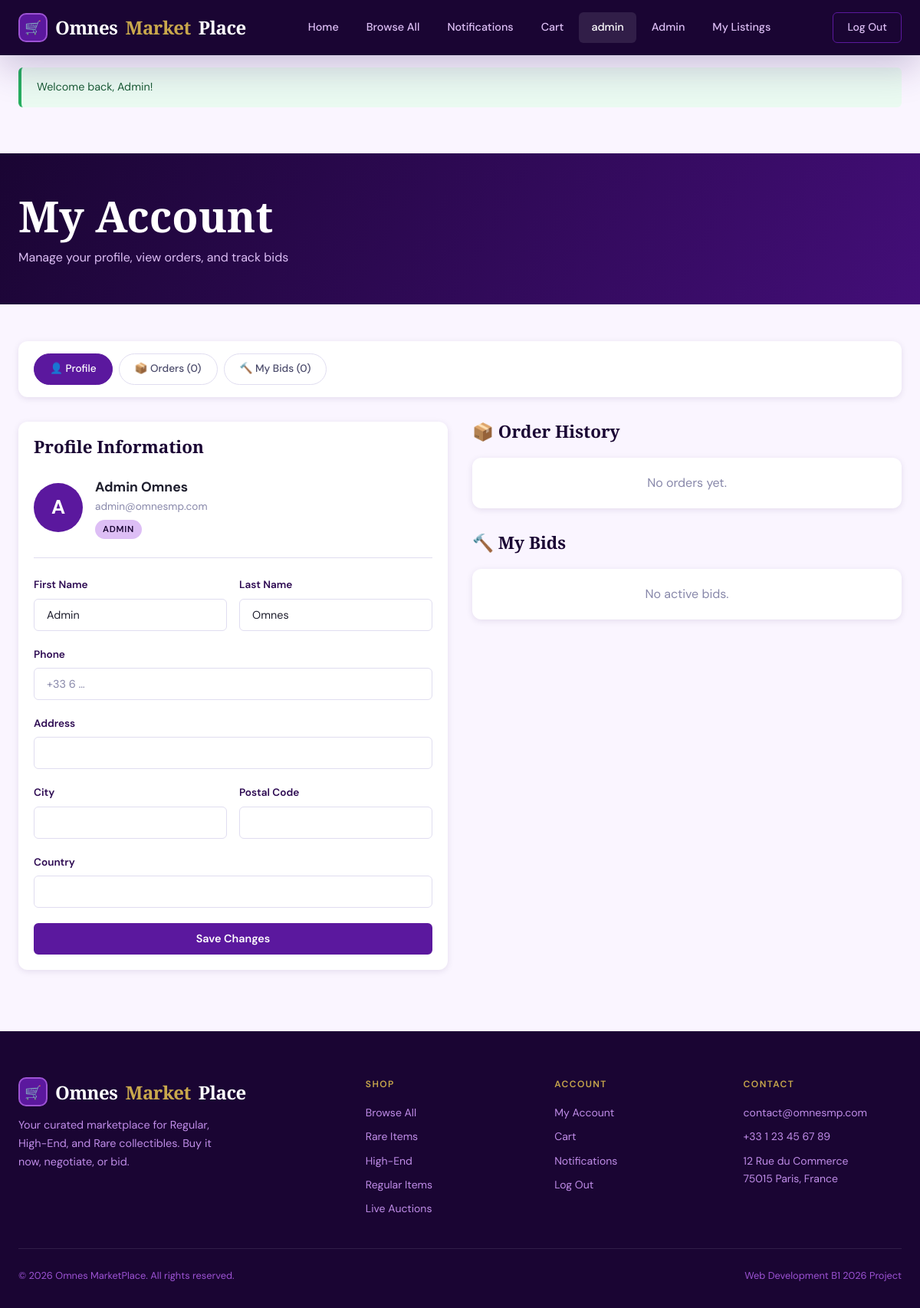
The app's page /account.php (signed in) with its own data.
### tables this page shows
CREATE TABLE IF NOT EXISTS users (
    id            INT AUTO_INCREMENT PRIMARY KEY,
    username      VARCHAR(60)  NOT NULL UNIQUE,
    email         VARCHAR(120) NOT NULL UNIQUE,
    password_hash VARCHAR(255) NOT NULL,
    role          ENUM('admin','seller','buyer') NOT NULL DEFAULT 'buyer',
    first_name    VARCHAR(60),
    last_name     VARCHAR(60),
    phone         VARCHAR(30),
    address_line1 VARCHAR(150),
    address_line2 VARCHAR(150),
    city          VARCHAR(80),
    postal_code   VARCHAR(20),
    country       VARCHAR(80),
    profile_photo VARCHAR(255),
    created_at    TIMESTAMP DEFAULT CURRENT_TIMESTAMP
);

### account.php (the view, shortened to what this page needs)
<?php
require_once 'includes/db.php';
$stmt = $conn->prepare("SELECT * FROM users WHERE id = ?");
$stmt->bind_param('i', $_SESSION['user_id']);
$stmt->execute();
$user = $stmt->get_result()->fetch_assoc();
$stmt2 = $conn->prepare(
    "SELECT o.*, p.name, p.image, p.category
     FROM orders o
     JOIN products p ON o.product_id = p.id
     WHERE o.buyer_id = ?
     ORDER BY o.ordered_at DESC"
);
$stmt2->bind_param('i', $_SESSION['user_id']);
$stmt2->execute();
$orders = $stmt2->get_result()->fetch_all(MYSQLI_ASSOC);
$stmt3 = $conn->prepare(
    "SELECT b.*, p.name, p.price, p.auction_end, p.is_sold
     FROM bids b
     JOIN products p ON b.product_id = p.id
     WHERE b.bidder_id = ?
     ORDER BY b.placed_at DESC
     LIMIT 10"
);
$stmt3->bind_param('i', $_SESSION['user_id']);
$stmt3->execute();
$bids = $stmt3->get_result()->fetch_all(MYSQLI_ASSOC);
require_once 'templates/header.php';
?>
<div class="page-banner">
    <div class="container">
        <h1>My Account</h1>
        <p>Manage your profile, view orders, and track bids</p>
    </div>
</div>
<div class="container">
    <div class="filter-bar" style="margin-bottom:32px;">
        <a href="#profile"  class="filter-btn active">👤 Profile</a>
        <a href="#orders"   class="filter-btn">📦 Orders (<?php echo count($orders); ?>)</a>
        <a href="#bids"     class="filter-btn">🔨 My Bids (<?php echo count($bids); ?>)</a>
    </div>
    <div style="display:grid;grid-template-columns:1fr 1fr;gap:32px;align-items:start;">
        <section id="profile">
            <div class="card card-body">
                <h3 style="margin-bottom:24px;">Profile Information</h3>
                <div style="display:flex;align-items:center;gap:16px;margin-bottom:24px;padding-bottom:24px;border-bottom:1px solid var(--gray-200);">
                    <div style="width:64px;height:64px;border-radius:50%;background:var(--purple-600);display:flex;align-items:center;justify-content:center;font-size:1.6rem;color:var(--white);font-weight:700;">
                        <?php echo strtoupper(substr($user['username'], 0, 1)); ?>
                    </div>
                    <div>
                        <div style="font-weight:700;font-size:1.1rem;"><?php echo htmlspecialchars($user['first_name'] . ' ' . $user['last_name']); ?></div>
                        <div class="text-muted text-small"><?php echo htmlspecialchars($user['email']); ?></div>
                        <div style="margin-top:4px;">
                            <span class="badge badge-high-end"><?php echo ucfirst($user['role']); ?></span>
                        </div>
                    </div>
                </div>
                <form method="POST" novalidate>
                    <div class="form-row">
                        <div class="form-group">
                            <label class="form-label">First Name</label>
                            <input type="text" name="first_name" class="form-control"
                                   value="<?php echo htmlspecialchars($user['first_name'] ?? ''); ?>">
                        </div>
                        <div class="form-group">
                            <label class="form-label">Last Name</label>
                            <input type="text" name="last_name" class="form-control"
                                   value="<?php echo htmlspecialchars($user['last_name'] ?? ''); ?>">
                        </div>
                    </div>
                    <div class="form-group">
                        <label class="form-label">Phone</label>
                        <input type="tel" name="phone" class="form-control"
                               value="<?php echo htmlspecialchars($user['phone'] ?? ''); ?>"
                               placeholder="+33 6 …">
                    </div>
                    <div class="form-group">
                        <label class="form-label">Address</label>
                        <input type="text" name="address_line1" class="form-control"
                               value="<?php echo htmlspecialchars($user['address_line1'] ?? ''); ?>">
                    </div>
                    <div class="form-row">
                        <div class="form-group">
                            <label class="form-label">City</label>
                            <input type="text" name="city" class="form-control"
                                   value="<?php echo htmlspecialchars($user['city'] ?? ''); ?>">
                        </div>
                        <div class="form-group">
                            <label class="form-label">Postal Code</label>
                            <input type="text" name="postal_code" class="form-control"
                                   value="<?php echo htmlspecialchars($user['postal_code'] ?? ''); ?>">
                        </div>
                    </div>
                    <div class="form-group">
                        <label class="form-label">Country</label>
                        <input type="text" name="country" class="form-control"
                               value="<?php echo htmlspecialchars($user['country'] ?? ''); ?>">
                    </div>
                    <button type="submit" class="btn btn-primary btn-full">Save Changes</button>
                </form>
            </div>
        </section>
        <div>
            <section id="orders" style="margin-bottom:32px;">
                <h3 style="margin-bottom:20px;">📦 Order History</h3>
                <?php if (empty($orders)): ?>
                    <div class="card card-body text-center text-muted">No orders yet.</div>
                <?php endif; ?>
            </section>
            <section id="bids">
                <h3 style="margin-bottom:20px;">🔨 My Bids</h3>
                <?php if (empty($bids)): ?>
                    <div class="card card-body text-center text-muted">No active bids.</div>
                <?php endif; ?>
            </section>
        </div>
    </div>
</div>
<?php require_once 'templates/footer.php'; ?>

### assets/styles/main.css (style rules this page uses)
:root { --purple-900: #1a0533; --purple-800: #2d0a52; --purple-700: #430e78; --purple-600: #5b189e; --purple-500: #7b2fbe; --purple-400: #9d53d4; --purple-300: #c08de8; --purple-200: #ddbef5; --purple-100: #f1e3fc; --purple-50: #faf5ff; --lavender: #9f85c8; --gold: #c9a84c; --gold-light: #e8d5a0; --cream: #fdf8f0; --white: #ffffff; --gray-800: #1f1f2e; --gray-600: #4a4a6a; --gray-400: #8888aa; --gray-200: #e0ddf0; --gray-100: #f4f2fb; --danger: #e74c3c; --success: #27ae60; --warning: #f39c12; --info: #2980b9; --font-display: 'Playfair Display', Georgia, serif; --font-body: 'DM Sans', sans-serif; --radius-sm: 6px; --radius-md: 12px; --radius-lg: 20px; --radius-xl: 32px; --shadow-sm: 0 2px 8px rgba(43,11,90,0.10); --shadow-md: 0 6px 24px rgba(43,11,90,0.15); --shadow-lg: 0 16px 48px rgba(43,11,90,0.22); --transition: 0.25s ease; --nav-height: 72px; }
*, *::before, *::after { box-sizing: border-box; margin: 0; padding: 0; }
html { scroll-behavior: smooth; }
body { font-family: var(--font-body); background-color: var(--purple-50); color: var(--gray-800); line-height: 1.65; min-height: 100vh; display: flex; flex-direction: column; }
a { color: var(--purple-600); text-decoration: none; transition: color var(--transition); }
h1, h2, h3, h4, h5, h6 { font-family: var(--font-display); line-height: 1.2; color: var(--purple-900); }
h1 { font-size: clamp(2rem, 5vw, 3.5rem); }
h3 { font-size: 1.4rem; }
p { margin-bottom: 0.75rem; }
p:last-child { margin-bottom: 0; }
.container { width: 100%; max-width: 1280px; margin: 0 auto; padding: 0 24px; }
.btn { display: inline-flex; align-items: center; justify-content: center; gap: 8px; font-family: var(--font-body); font-weight: 600; font-size: 0.9rem; padding: 11px 24px; border-radius: var(--radius-sm); border: 2px solid transparent; cursor: pointer; transition: all var(--transition); text-decoration: none; line-height: 1; }
.btn-primary { background: var(--purple-600); color: var(--white); border-color: var(--purple-600); }
.btn-full { width: 100%; }
.card { background: var(--white); border-radius: var(--radius-md); box-shadow: var(--shadow-sm); overflow: hidden; transition: transform var(--transition), box-shadow var(--transition); }
.card-body { padding: 20px; }
.badge { display: inline-flex; align-items: center; gap: 4px; font-size: 0.72rem; font-weight: 600; padding: 3px 10px; border-radius: 100px; text-transform: uppercase; letter-spacing: 0.06em; }
.badge-high-end { background: var(--purple-200); color: var(--purple-900); }
.filter-bar { display: flex; align-items: center; gap: 8px; flex-wrap: wrap; margin-bottom: 32px; padding: 16px 20px; background: var(--white); border-radius: var(--radius-md); box-shadow: var(--shadow-sm); }
.filter-btn { padding: 8px 20px; border-radius: 100px; border: 1.5px solid var(--gray-200); background: transparent; color: var(--gray-600); font-family: var(--font-body); font-size: 0.85rem; font-weight: 500; cursor: pointer; transition: all var(--transition); }
.filter-btn:hover, .filter-btn.active { background: var(--purple-600); border-color: var(--purple-600); color: var(--white); }
.form-group { margin-bottom: 20px; }
.form-label { display: block; font-size: 0.85rem; font-weight: 600; color: var(--purple-800); margin-bottom: 6px; }
.form-control { width: 100%; padding: 11px 16px; border: 1.5px solid var(--gray-200); border-radius: var(--radius-sm); font-family: var(--font-body); font-size: 0.9rem; color: var(--gray-800); background: var(--white); transition: border-color var(--transition), box-shadow var(--transition); outline: none; }
.form-control::placeholder { color: var(--gray-400); }
.form-row { display: grid; grid-template-columns: 1fr 1fr; gap: 16px; }
.page-banner { background: linear-gradient(120deg, var(--purple-900), var(--purple-700)); padding: 48px 0; margin-bottom: 48px; }
.page-banner h1 { color: var(--white); margin-bottom: 8px; }
.page-banner p { color: var(--purple-200); max-width: 560px; }
.text-center { text-align: center; }
.text-muted { color: var(--gray-400); }
.text-small { font-size: 0.85rem; }

### records on screen
users: username "A", first_name+last_name "Admin Omnes", email "admin@omnesmp.com", role "ADMIN", first_name "Admin", last_name "Omnes"

### other values on screen
$_SESSION['username'] "admin"
$flash['message'] "Welcome back, Admin!"
count($orders) "0"
count($bids) "0"
